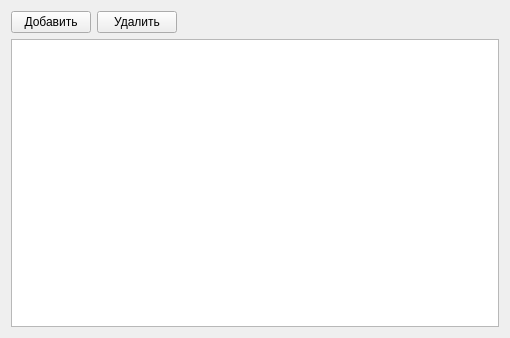
<?xml version="1.0" encoding="UTF-8"?>
<ui version="4.0">
 <class>AllCarsWiewForm</class>
 <widget class="QWidget" name="AllCarsWiewForm">
  <property name="geometry">
   <rect>
    <x>0</x>
    <y>0</y>
    <width>510</width>
    <height>338</height>
   </rect>
  </property>
  <property name="windowTitle">
   <string>Form</string>
  </property>
  <layout class="QGridLayout" name="gridLayout">
   <item row="0" column="0">
    <layout class="QVBoxLayout" name="verticalLayout">
     <item>
      <layout class="QHBoxLayout" name="horizontalLayout">
       <item>
        <widget class="ActionPushButton" name="pushButtonAdd">
         <property name="text">
          <string>Добавить</string>
         </property>
        </widget>
       </item>
       <item>
        <widget class="ActionPushButton" name="pushButtonDel">
         <property name="text">
          <string>Удалить</string>
         </property>
        </widget>
       </item>
       <item>
        <spacer name="horizontalSpacer">
         <property name="orientation">
          <enum>Qt::Horizontal</enum>
         </property>
         <property name="sizeHint" stdset="0">
          <size>
           <width>40</width>
           <height>20</height>
          </size>
         </property>
        </spacer>
       </item>
      </layout>
     </item>
     <item>
      <widget class="TableWiewCars" name="tableView"/>
     </item>
    </layout>
   </item>
  </layout>
 </widget>
 <customwidgets>
  <customwidget>
   <class>TableWiewCars</class>
   <extends>QTableView</extends>
   <header>tablewiewcars.h</header>
   <slots>
    <slot>slotDeleteRecord()</slot>
    <slot>updateModel()</slot>
   </slots>
  </customwidget>
  <customwidget>
   <class>ActionPushButton</class>
   <extends>QPushButton</extends>
   <header>actionpushbutton.h</header>
  </customwidget>
 </customwidgets>
 <resources/>
 <connections/>
 <slots>
  <signal>signalPushButtonDel()</signal>
  <signal>signalPushButtonAdd()</signal>
  <slot>slotPushButtonAdd()</slot>
  <slot>slotPushButtonDel()</slot>
 </slots>
</ui>
